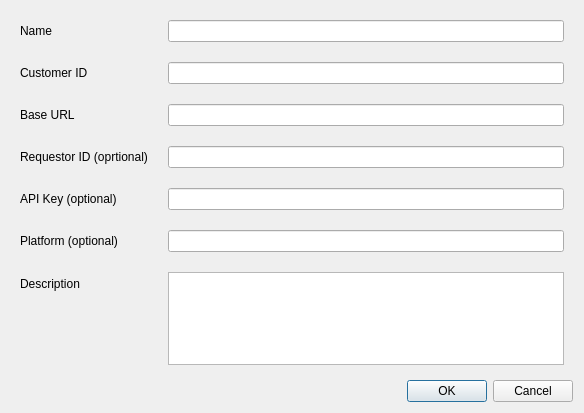
<?xml version="1.0" encoding="UTF-8"?>
<ui version="4.0">
 <class>addVendorDialog</class>
 <widget class="QDialog" name="addVendorDialog">
  <property name="geometry">
   <rect>
    <x>0</x>
    <y>0</y>
    <width>584</width>
    <height>413</height>
   </rect>
  </property>
  <property name="windowTitle">
   <string>Add Vendor</string>
  </property>
  <layout class="QGridLayout" name="gridLayout">
   <item row="1" column="0">
    <widget class="QDialogButtonBox" name="buttonBox">
     <property name="orientation">
      <enum>Qt::Horizontal</enum>
     </property>
     <property name="standardButtons">
      <set>QDialogButtonBox::Cancel|QDialogButtonBox::Ok</set>
     </property>
    </widget>
   </item>
   <item row="0" column="0">
    <widget class="QFrame" name="frame">
     <layout class="QFormLayout" name="formLayout">
      <property name="horizontalSpacing">
       <number>20</number>
      </property>
      <property name="verticalSpacing">
       <number>20</number>
      </property>
      <item row="0" column="0">
       <widget class="QLabel" name="label">
        <property name="text">
         <string>Name</string>
        </property>
       </widget>
      </item>
      <item row="0" column="1">
       <widget class="QLineEdit" name="nameEdit"/>
      </item>
      <item row="1" column="0">
       <widget class="QLabel" name="label_2">
        <property name="text">
         <string>Customer ID</string>
        </property>
       </widget>
      </item>
      <item row="2" column="0">
       <widget class="QLabel" name="label_3">
        <property name="text">
         <string>Base URL</string>
        </property>
       </widget>
      </item>
      <item row="3" column="0">
       <widget class="QLabel" name="label_4">
        <property name="text">
         <string>Requestor ID (oprtional)</string>
        </property>
       </widget>
      </item>
      <item row="4" column="0">
       <widget class="QLabel" name="label_5">
        <property name="text">
         <string>API Key (optional)</string>
        </property>
       </widget>
      </item>
      <item row="5" column="0">
       <widget class="QLabel" name="label_6">
        <property name="text">
         <string>Platform (optional)</string>
        </property>
       </widget>
      </item>
      <item row="1" column="1">
       <widget class="QLineEdit" name="customerIdEdit"/>
      </item>
      <item row="2" column="1">
       <widget class="QLineEdit" name="baseUrlEdit"/>
      </item>
      <item row="3" column="1">
       <widget class="QLineEdit" name="requestorIdEdit"/>
      </item>
      <item row="4" column="1">
       <widget class="QLineEdit" name="apiKeyEdit"/>
      </item>
      <item row="5" column="1">
       <widget class="QLineEdit" name="platformEdit"/>
      </item>
      <item row="6" column="0">
       <widget class="QLabel" name="label_7">
        <property name="text">
         <string>Description</string>
        </property>
       </widget>
      </item>
      <item row="6" column="1">
       <widget class="QPlainTextEdit" name="descriptionEdit"/>
      </item>
     </layout>
    </widget>
   </item>
  </layout>
 </widget>
 <resources/>
 <connections>
  <connection>
   <sender>buttonBox</sender>
   <signal>accepted()</signal>
   <receiver>addVendorDialog</receiver>
   <slot>accept()</slot>
   <hints>
    <hint type="sourcelabel">
     <x>248</x>
     <y>254</y>
    </hint>
    <hint type="destinationlabel">
     <x>157</x>
     <y>274</y>
    </hint>
   </hints>
  </connection>
  <connection>
   <sender>buttonBox</sender>
   <signal>rejected()</signal>
   <receiver>addVendorDialog</receiver>
   <slot>reject()</slot>
   <hints>
    <hint type="sourcelabel">
     <x>316</x>
     <y>260</y>
    </hint>
    <hint type="destinationlabel">
     <x>286</x>
     <y>274</y>
    </hint>
   </hints>
  </connection>
 </connections>
</ui>
